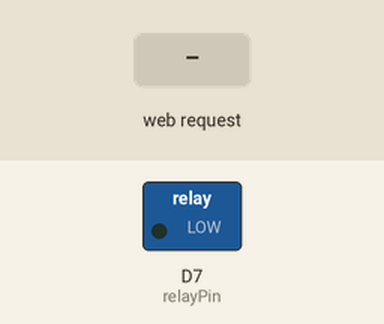
This sketch was run on a simulated ESP8266 (NodeMCU). Shown: switched loads named in the sketch (green lamp = pin HIGH). Dashed ring = blinking. The test bench sets the inputs (shaded band). WiFi joins after 1.5 s; servers stay silent unless stated; not simulated (calls return 0 or success): Secrets.h; what the sketch prints to the serial monitor is not drawn.

Above: at 2.7 s.
2.8 s: HTTP request GET /api/toggle received
At 2.95 s:
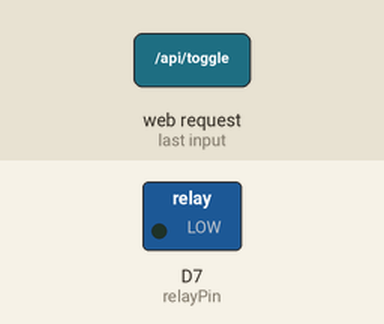
Timing chart, 0 to 5.8 s (numbered marks = the images above; inputs shaded):
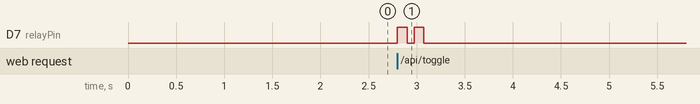

The sketch:

webserver_advanced.ino
```cpp
#include <ESP8266WiFi.h>
#include <WiFiClient.h>
#include <ESP8266WebServer.h>
//#include <ESP8266mDNS.h>

#include "Secrets.h"
/* Secrets.h contains:
const char* ssid = "WifiNetworkName";
const char* password = "WifiPassword";
*/


ESP8266WebServer server(80);
IPAddress ip(192, 168, 0, 50); // where xx is the desired IP Address
IPAddress gateway(192, 168, 0, 1); // set gateway to match your network. this is the ip address of your router.

const int relayPin = D7;

//void handleRoot() {
//  server.send(200, "application/javascript", "{\"alive\":true}");
//  }

void toggleRelay() {
    digitalWrite(relayPin, HIGH);
    delay(100);
    digitalWrite(relayPin, LOW);
    delay(75);
    digitalWrite(relayPin, HIGH);
    delay(100);
    digitalWrite(relayPin, LOW);
  }
void handleNotFound() {

  String message = "File Not Found\n\n";
  message += "URI: ";
  message += server.uri();
  message += "\nMethod: ";
  message += (server.method() == HTTP_GET) ? "GET" : "POST";
  message += "\nArguments: ";
  message += server.args();
  message += "\n";
  for (uint8_t i = 0; i < server.args(); i++) {
    message += " " + server.argName(i) + ": " + server.arg(i) + "\n";
  }
  server.send(404, "text/plain", message);

}

void setup(void) {
  pinMode(relayPin, OUTPUT);
  digitalWrite(relayPin, 0);
  Serial.begin(115200);
  WiFi.mode(WIFI_STA);
  IPAddress subnet(255, 255, 255, 0); // set subnet mask to match your network
  WiFi.config(ip, gateway, subnet);
  WiFi.begin(ssid, password);
  Serial.println("");

  // Wait for connection
  while (WiFi.status() != WL_CONNECTED) {
    delay(500);
    Serial.print(".");
  }
  Serial.println("");
  Serial.print("Connected to ");
  Serial.println(ssid);
  Serial.print("IP address: ");
  Serial.println(WiFi.localIP());

//  if (MDNS.begin("esp8266")) {
//    Serial.println("MDNS responder started");
//  }

//  server.on("/", handleRoot);

  server.on("/", []() {
	server.sendHeader("Access-Control-Allow-Origin", "*");
    server.send(200, "application/javascript", "{\"alive\":true}");
  });

  server.on("/api/toggle", []() {
	server.sendHeader("Access-Control-Allow-Origin", "*");
    server.send(200, "application/javascript", "{\"success\":true}");
    toggleRelay();
  });

  server.onNotFound(handleNotFound);

  server.begin();
  Serial.println("HTTP server started");
}

void loop(void) {
  server.handleClient();
}
```

Measured:
- after the input at 2.8 s, D7 (relayPin): alternates HIGH for 0.10 s and LOW for 0.08 s, 4 changes in all, then stays LOW, starting at once
